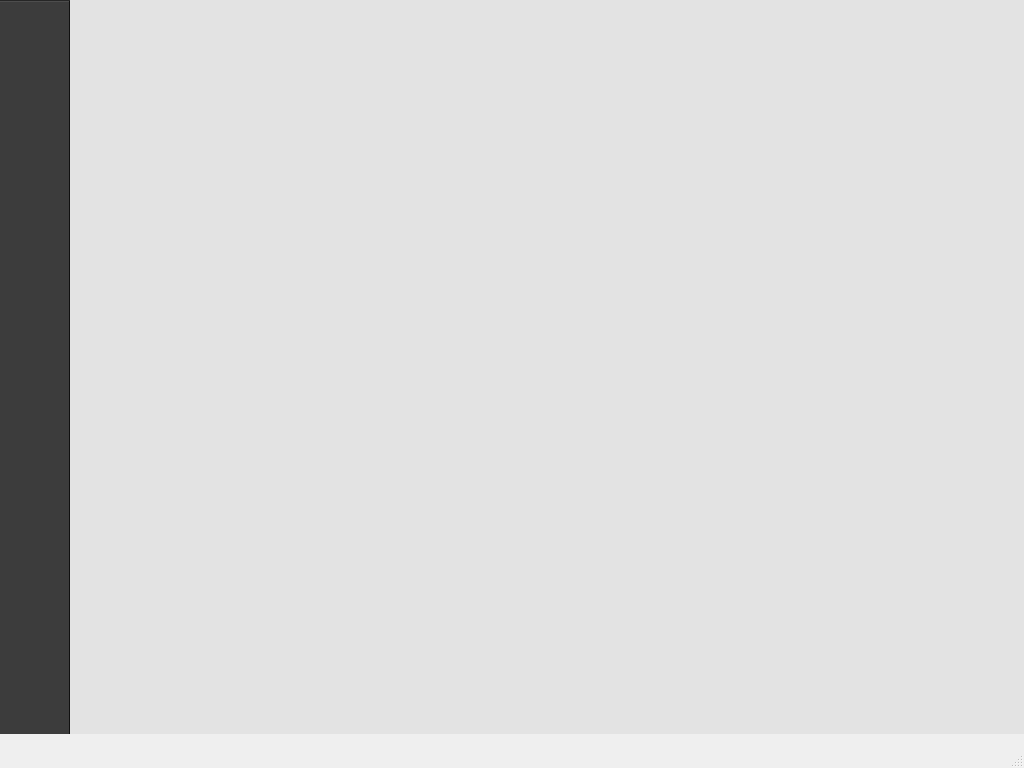
<?xml version="1.0" encoding="UTF-8"?>
<ui version="4.0">
 <class>LBGui::MainWindow</class>
 <widget class="QMainWindow" name="LBGui::MainWindow">
  <property name="geometry">
   <rect>
    <x>0</x>
    <y>0</y>
    <width>1024</width>
    <height>768</height>
   </rect>
  </property>
  <property name="windowTitle">
   <string>Media OrQanizer</string>
  </property>
  <property name="styleSheet">
   <string notr="true">QStatusBar {
background: url(:/statusBar/background) repeat-x;
}</string>
  </property>
  <widget class="QWidget" name="centralwidget">
   <property name="styleSheet">
    <string notr="true"/>
   </property>
   <layout class="QHBoxLayout" name="horizontalLayout">
    <property name="spacing">
     <number>0</number>
    </property>
    <property name="leftMargin">
     <number>0</number>
    </property>
    <property name="topMargin">
     <number>0</number>
    </property>
    <property name="rightMargin">
     <number>0</number>
    </property>
    <property name="bottomMargin">
     <number>0</number>
    </property>
    <item>
     <widget class="QWidget" name="centralWidget" native="true">
      <property name="styleSheet">
       <string notr="true"/>
      </property>
      <layout class="QHBoxLayout" name="horizontalLayout_2">
       <property name="spacing">
        <number>0</number>
       </property>
       <property name="leftMargin">
        <number>0</number>
       </property>
       <property name="topMargin">
        <number>0</number>
       </property>
       <property name="rightMargin">
        <number>0</number>
       </property>
       <property name="bottomMargin">
        <number>0</number>
       </property>
       <item>
        <widget class="QWidget" name="sideBar" native="true">
         <property name="minimumSize">
          <size>
           <width>70</width>
           <height>0</height>
          </size>
         </property>
         <property name="maximumSize">
          <size>
           <width>70</width>
           <height>16777215</height>
          </size>
         </property>
         <property name="styleSheet">
          <string notr="true">QWidget { 
background-color: rgb(60,60,60);
border-right: 1px solid rgb(16,16,16);
}
QToolButton {
padding-top: 4px;
border: none;
color: rgba(106,106,106, 100);
background-image: url(:/sideBar/button_background_nc);
}
QToolButton:pressed {
color: rgba(150,150,150, 255);
background-image: url(:/sideBar/button_background_p);
}
QToolButton:checked, QToolButton:checked:pressed {
color: rgba(150,150,150, 255);
background-image: url(:/sideBar/button_background_c);
}
QWidget#separator {
border-top: 1px solid rgb(38,38,38);
border-bottom: 1px solid rgb(77,77,77);
}</string>
         </property>
         <layout class="QVBoxLayout" name="verticalLayout">
          <property name="spacing">
           <number>0</number>
          </property>
          <property name="leftMargin">
           <number>0</number>
          </property>
          <property name="topMargin">
           <number>0</number>
          </property>
          <property name="rightMargin">
           <number>0</number>
          </property>
          <property name="bottomMargin">
           <number>0</number>
          </property>
          <item>
           <layout class="QVBoxLayout" name="buttonLayout">
            <property name="spacing">
             <number>0</number>
            </property>
           </layout>
          </item>
          <item>
           <widget class="QWidget" name="separator" native="true">
            <property name="minimumSize">
             <size>
              <width>0</width>
              <height>2</height>
             </size>
            </property>
            <property name="maximumSize">
             <size>
              <width>16777215</width>
              <height>2</height>
             </size>
            </property>
           </widget>
          </item>
          <item>
           <spacer name="verticalSpacer">
            <property name="orientation">
             <enum>Qt::Vertical</enum>
            </property>
            <property name="sizeHint" stdset="0">
             <size>
              <width>20</width>
              <height>40</height>
             </size>
            </property>
           </spacer>
          </item>
         </layout>
        </widget>
       </item>
       <item>
        <widget class="QSplitter" name="splitter">
         <property name="styleSheet">
          <string notr="true"/>
         </property>
         <property name="orientation">
          <enum>Qt::Vertical</enum>
         </property>
         <property name="opaqueResize">
          <bool>true</bool>
         </property>
         <property name="handleWidth">
          <number>1</number>
         </property>
         <widget class="QStackedWidget" name="centralStackedWidget">
          <property name="styleSheet">
           <string notr="true">QWidget#centralStackedWidget {
background-color: rgb(227,227,227);
}</string>
          </property>
          <property name="currentIndex">
           <number>-1</number>
          </property>
         </widget>
        </widget>
       </item>
      </layout>
     </widget>
    </item>
   </layout>
  </widget>
  <widget class="QStatusBar" name="statusbar">
   <property name="minimumSize">
    <size>
     <width>0</width>
     <height>34</height>
    </size>
   </property>
   <property name="sizeGripEnabled">
    <bool>true</bool>
   </property>
  </widget>
 </widget>
 <resources/>
 <connections/>
</ui>
